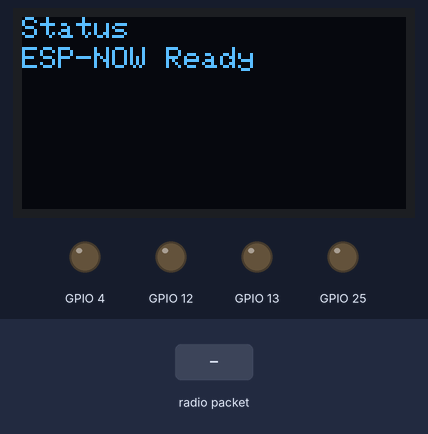
Recording of a sketch running on a simulated ESP32. Shown: 128×64 one-colour display, output pins drawn as LEDs (lit = HIGH). The test bench sets the inputs (shaded band).

Above: at 2.2 s.
2.3 s: radio packet "Start" arrives
At 2.7 s:
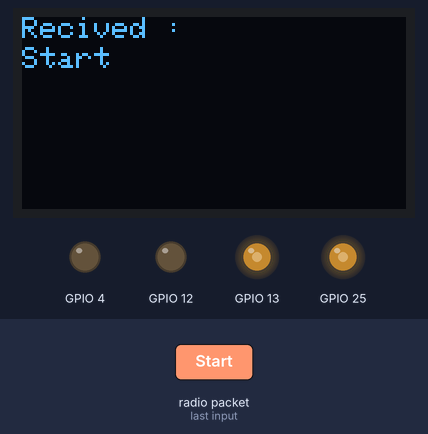
3.8 s: radio packet "Stop" arrives
At 5.0 s:
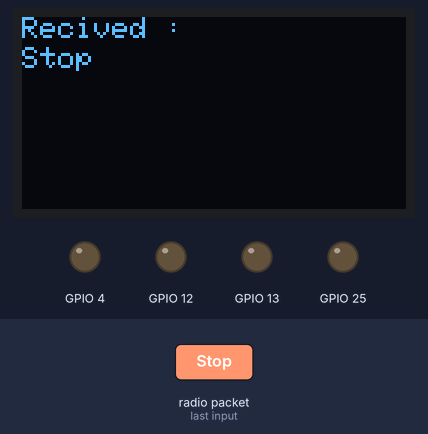
Timing chart, 0 to 6.8 s (numbered marks = the images above; inputs shaded):
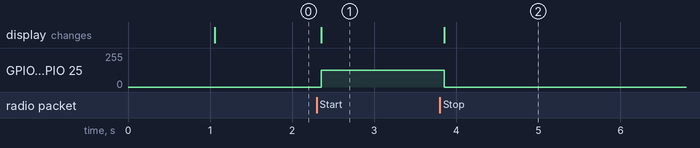

Measured:
- after the input at 2.3 s, GPIO 13, GPIO 25: 0/255 → 127/255 after 0.06 s; the display: changes after 0.06 s (image 1)
- after the input at 3.8 s, GPIO 13, GPIO 25: 127/255 → 0/255 after 0.06 s; the display: changes after 0.06 s (image 2)

The sketch:

nisuiOnSonicESPNOWSlave.ino
```cpp
#include <Wire.h>
#include <Adafruit_GFX.h>
#include <Adafruit_SH110X.h>
#include <WiFi.h>
#include <esp_now.h>

// OLED pins
#define i2c_Address 0x3c // OLED screen I2C address
#define SCREEN_WIDTH 128
#define SCREEN_HEIGHT 64
#define OLED_RESET -1

#define Motor_B1 12
#define Motor_F1 13
#define Motor_B2 4
#define Motor_F2 25

#define Resolution 8
#define Freq 1000

#define PWM_CHANNEL_B1 0
#define PWM_CHANNEL_F1 1
#define PWM_CHANNEL_B2 2
#define PWM_CHANNEL_F2 3

float speed = 0.5;
String receivedMsg = " ";

uint8_t masterAddress[] = {0x08, 0xA6, 0xF7, 0x08, 0x3E, 0x98};

// Creating an object for communication with the OLED screen
Adafruit_SH1106G display = Adafruit_SH1106G(SCREEN_WIDTH, SCREEN_HEIGHT, &Wire, OLED_RESET);

void displayMessage(String title, String message)
{
  display.clearDisplay();               // Clear the OLED display
  display.setTextSize(1);              // Set text size
  display.setCursor(0, 0);             // Set cursor position
  display.println(title);              // Print title
  display.setCursor(0, 10);           // Move cursor to next line
  display.println(message);           // Print the message
  display.display();                   // Update the display
}


void stopMotors()
{
  // stooping the motors is the same as setting the pwm to 0 which is what we did here
  speed = 0;
  ledcWriteChannel(PWM_CHANNEL_F1, speed*255);
  ledcWriteChannel(PWM_CHANNEL_F2, speed*255);

  ledcWriteChannel(PWM_CHANNEL_B1, 0);
  ledcWriteChannel(PWM_CHANNEL_B2, 0);
}

void moveForward()
{
  speed = 0.5;
  ledcWriteChannel(PWM_CHANNEL_F1, speed*255);
  ledcWriteChannel(PWM_CHANNEL_F2, speed*255);

  ledcWriteChannel(PWM_CHANNEL_B1, 0);
  ledcWriteChannel(PWM_CHANNEL_B2, 0);
}

void onDataRecv(const esp_now_recv_info_t *mac, const uint8_t *incomingData, int len)
{
  char receivedMsg[len + 1];
  memcpy(receivedMsg, incomingData, len);
  receivedMsg[len] = '\0';


  if (strcmp(receivedMsg, "Stop") == 0)
  {
    displayMessage("Recived :" ,receivedMsg);
    stopMotors();

    const char *message = "Stop received";
    esp_now_send(masterAddress, (uint8_t *)message, strlen(message));
  }

  else if (strcmp(receivedMsg, "Start") == 0)
  {
    displayMessage("Recived :" ,receivedMsg);
    moveForward();

    const char *message = "Start received";
    esp_now_send(masterAddress, (uint8_t *)message, strlen(message));
  }
}

void setup()
{
  display.begin(i2c_Address,true);
  display.clearDisplay();
  display.setTextColor(SH110X_WHITE);

  delay(1000);

  WiFi.mode(WIFI_STA);

  if (esp_now_init() != ESP_OK)
  {
    displayMessage("Error", "Init ESP-NOW");
    return;
  }

  esp_now_register_recv_cb(onDataRecv);

  esp_now_peer_info_t peerInfo = {};
  memcpy(peerInfo.peer_addr, masterAddress, 6);
  peerInfo.channel = 0;
  peerInfo.encrypt = false;

  if (esp_now_add_peer(&peerInfo) != ESP_OK)
  {
    displayMessage("Error", "Add Peer Fail");
    return;
  }

  displayMessage("Status", "ESP-NOW Ready");

  ledcAttachChannel(Motor_B1 , Freq, Resolution, PWM_CHANNEL_B1);
  ledcAttachChannel(Motor_F1 , Freq, Resolution, PWM_CHANNEL_F1);
  ledcAttachChannel(Motor_B2 , Freq, Resolution, PWM_CHANNEL_B2);
  ledcAttachChannel(Motor_F2 , Freq, Resolution, PWM_CHANNEL_F2);

}

void loop()
{

}
```
